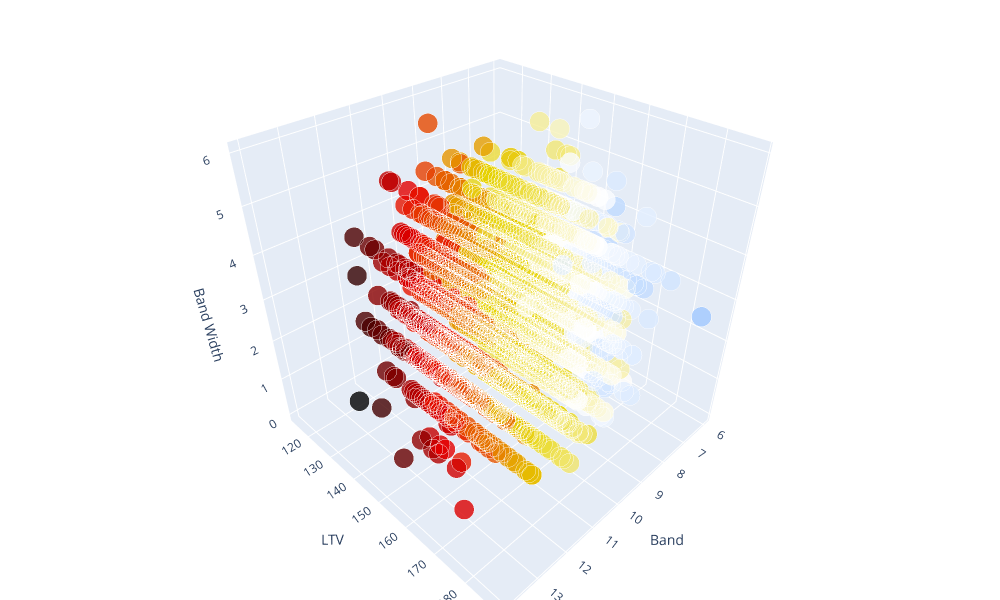

Here is the notebook cell this chart was saved with:
### Code cell
# import plotly.express as px

# import pandas as pd
# import numpy as np
# import itertools

# # Create three numpy arrays
# array1 = np.array(range(-5,5))
# array2 = np.array(range(90,300,10))

# # Generate all possible combinations of the three arrays
# combinations = list(itertools.product(array1, array2))

# # Create a DataFrame from the combinations
# df = pd.DataFrame(combinations, columns=['Band', 'LTV'])
# df['Size'] = df["Band"] * df["LTV"]

# # Print the resulting DataFrame
# print(df)

# fig = px.scatter_3d(df, x='Tick', y='LTV', z='Band',color='Size')
# fig.show()
import plotly.graph_objects as go
import numpy as np

n=10000
df = pd.DataFrame()
df["Center Band"] = np.random.normal(loc=10, scale=1, size=n).astype(int)  # For example, a 1D array of normally distributed data
df["Band Width"] = np.random.normal(loc=3, scale=1, size=n).astype(int)  
df["LTV"] = np.random.normal(loc=150, scale=10, size=n).astype(int) # Another 1D array of normally distributed data
df["Size"] = np.random.normal(loc=1e6, scale=100, size=n).astype(int)

df["UserGroup"] = ( (df["LTV"]/df["LTV"].max())*10 + abs(20-df["Center Band"]) )
# df2 = df.groupby(["Center Band","Band Width","LTV"]).agg({"Size": "sum","UserGroup":"mean"}).reset_index()
pd.set_option('display.max_rows', None)

fig = go.Figure(data=go.Scatter3d(
    x=df["Center Band"],
    y=df["LTV"],
    z=df["Band Width"],
    mode='markers',    
    marker=dict(
        size=np.log(df['Size']),
        # color = np.histogram2d(x_data, y_data, bins=500)[0].flatten()
        color=df["UserGroup"],  # set color to the histogram values
        colorscale='Blackbody',   # choose a colorscale
        opacity=.8,
    )
))


fig.update_layout(
    title='3D Scatter Plot',
    scene=dict(
        xaxis_title='Center Band',
        yaxis_title='LTV',
        zaxis_title='Band Width'
    ),
    scene_aspectmode='cube',
    margin=go.layout.Margin(
        l=5,  # Left margin
        r=5,  # Right margin
        b=0,  # Bottom margin
        t=0,  # Top margin
    ),
    width=1000,
    height=600,
    xaxis=dict(
        dtick=.1,  # Tick spacing of 1 unit
        tickwidth=2
    ),
    yaxis=dict(
        dtick=5,  # Tick spacing of 5 units
        tickwidth=2
    )
)

fig.show()

### Figure 1 — Plotly figure (JSON) as saved in the notebook; plotly's stock layout.template omitted (floating-point values rounded to 4 significant figures; data arrays with more than 128 entries replaced by an {"elided": "..."} marker saying what was removed)
{"data": [{"marker": {"color": {"elided": "10000 float values"}, "colorscale": [[0, "rgb(0,0,0)"], [0.25, "rgb(230,0,0)"], [0.5, "rgb(230,210,0)"], [0.75, "rgb(255,255,255)"], [1, "rgb(160,200,255)"]], "opacity": 0.8, "size": {"elided": "10000 float values"}}, "mode": "markers", "type": "scatter3d", "x": {"elided": "10000 int values"}, "y": {"elided": "10000 int values"}, "z": {"elided": "10000 int values"}}], "layout": {"height": 600, "margin": {"b": 0, "l": 5, "r": 5, "t": 0}, "scene": {"aspectmode": "cube", "xaxis": {"title": {"text": "Band"}}, "yaxis": {"title": {"text": "LTV"}}, "zaxis": {"title": {"text": "Band Width"}}}, "title": {"text": "3D Scatter Plot"}, "width": 1000, "xaxis": {"dtick": 0.1, "tickwidth": 2}, "yaxis": {"dtick": 5, "tickwidth": 2}}}
